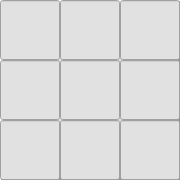
   <widget class="QFrame" name="sub_grid_6">
    <property name="geometry">
     <rect>
      <x>410</x>
      <y>180</y>
      <width>180</width>
      <height>180</height>
     </rect>
    </property>
    <property name="font">
     <font>
      <pointsize>24</pointsize>
     </font>
    </property>
    <property name="styleSheet">
     <string notr="true">background-color: rgb(225, 225, 225);</string>
    </property>
    <property name="frameShape">
     <enum>QFrame::Box</enum>
    </property>
    <property name="frameShadow">
     <enum>QFrame::Raised</enum>
    </property>
    <property name="lineWidth">
     <number>5</number>
    </property>
    <widget class="QLineEdit" name="field_45">
     <property name="geometry">
      <rect>
       <x>60</x>
       <y>60</y>
       <width>60</width>
       <height>60</height>
      </rect>
     </property>
     <property name="font">
      <font>
       <pointsize>28</pointsize>
      </font>
     </property>
     <property name="inputMask">
      <string/>
     </property>
     <property name="maxLength">
      <number>1</number>
     </property>
     <property name="alignment">
      <set>Qt::AlignCenter</set>
     </property>
    </widget>
    <widget class="QLineEdit" name="field_46">
     <property name="geometry">
      <rect>
       <x>120</x>
       <y>0</y>
       <width>60</width>
       <height>60</height>
      </rect>
     </property>
     <property name="font">
      <font>
       <pointsize>28</pointsize>
      </font>
     </property>
     <property name="inputMask">
      <string/>
     </property>
     <property name="maxLength">
      <number>1</number>
     </property>
     <property name="alignment">
      <set>Qt::AlignCenter</set>
     </property>
    </widget>
    <widget class="QLineEdit" name="field_47">
     <property name="geometry">
      <rect>
       <x>120</x>
       <y>120</y>
       <width>60</width>
       <height>60</height>
      </rect>
     </property>
     <property name="font">
      <font>
       <pointsize>28</pointsize>
      </font>
     </property>
     <property name="inputMask">
      <string/>
     </property>
     <property name="maxLength">
      <number>1</number>
     </property>
     <property name="alignment">
      <set>Qt::AlignCenter</set>
     </property>
    </widget>
    <widget class="QLineEdit" name="field_48">
     <property name="geometry">
      <rect>
       <x>60</x>
       <y>0</y>
       <width>60</width>
       <height>60</height>
      </rect>
     </property>
     <property name="font">
      <font>
       <pointsize>28</pointsize>
      </font>
     </property>
     <property name="inputMask">
      <string/>
     </property>
     <property name="maxLength">
      <number>1</number>
     </property>
     <property name="alignment">
      <set>Qt::AlignCenter</set>
     </property>
    </widget>
    <widget class="QLineEdit" name="field_49">
     <property name="geometry">
      <rect>
       <x>0</x>
       <y>120</y>
       <width>60</width>
       <height>60</height>
      </rect>
     </property>
     <property name="font">
      <font>
       <pointsize>28</pointsize>
      </font>
     </property>
     <property name="inputMask">
      <string/>
     </property>
     <property name="maxLength">
      <number>1</number>
     </property>
     <property name="alignment">
      <set>Qt::AlignCenter</set>
     </property>
    </widget>
    <widget class="QLineEdit" name="field_50">
     <property name="geometry">
      <rect>
       <x>60</x>
       <y>120</y>
       <width>60</width>
       <height>60</height>
      </rect>
     </property>
     <property name="font">
      <font>
       <pointsize>28</pointsize>
      </font>
     </property>
     <property name="inputMask">
      <string/>
     </property>
     <property name="maxLength">
      <number>1</number>
     </property>
     <property name="alignment">
      <set>Qt::AlignCenter</set>
     </property>
    </widget>
    <widget class="QLineEdit" name="field_51">
     <property name="geometry">
      <rect>
       <x>120</x>
       <y>60</y>
       <width>60</width>
       <height>60</height>
      </rect>
     </property>
     <property name="font">
      <font>
       <pointsize>28</pointsize>
      </font>
     </property>
     <property name="inputMask">
      <string/>
     </property>
     <property name="maxLength">
      <number>1</number>
     </property>
     <property name="alignment">
      <set>Qt::AlignCenter</set>
     </property>
    </widget>
    <widget class="QLineEdit" name="field_52">
     <property name="geometry">
      <rect>
       <x>0</x>
       <y>60</y>
       <width>60</width>
       <height>60</height>
      </rect>
     </property>
     <property name="font">
      <font>
       <pointsize>28</pointsize>
      </font>
     </property>
     <property name="inputMask">
      <string/>
     </property>
     <property name="maxLength">
      <number>1</number>
     </property>
     <property name="alignment">
      <set>Qt::AlignCenter</set>
     </property>
    </widget>
    <widget class="QLineEdit" name="field_53">
     <property name="geometry">
      <rect>
       <x>0</x>
       <y>0</y>
       <width>60</width>
       <height>60</height>
      </rect>
     </property>
     <property name="font">
      <font>
       <pointsize>28</pointsize>
      </font>
     </property>
     <property name="inputMask">
      <string/>
     </property>
     <property name="maxLength">
      <number>1</number>
     </property>
     <property name="alignment">
      <set>Qt::AlignCenter</set>
     </property>
    </widget>
   </widget>
